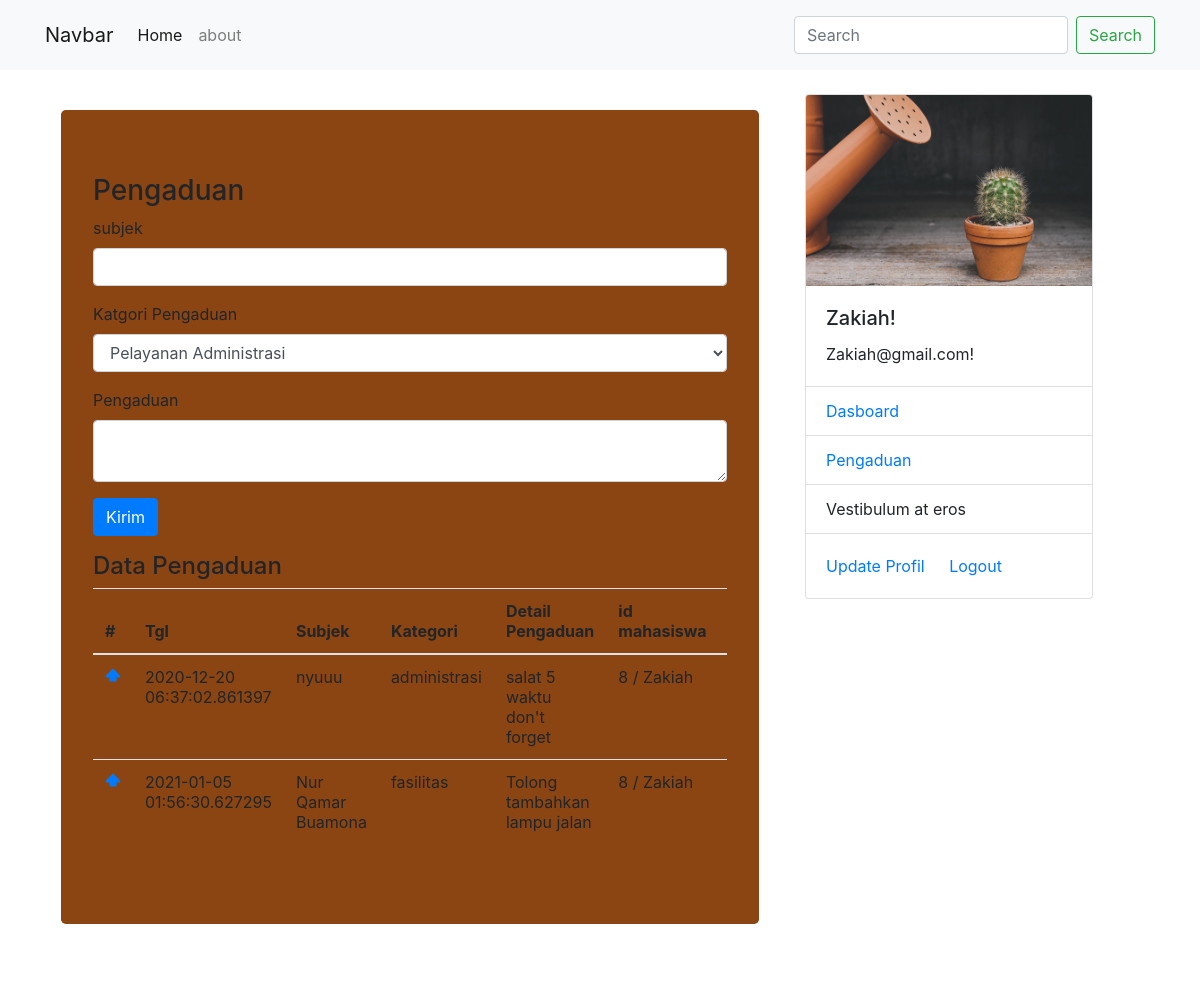
Screenshot of /pengaduan (signed in) with the database file from the repository.
### sim/models.py (models this page shows, shortened)
class Tpengaduan(db.Model):
    id= db.Column(db.Integer, primary_key=True)
    subjek= db.Column(db.String(100), nullable=False)
    kategori = db.Column(db.String(50), nullable=False)
    detail_pengaduan = db.Column(db.String(300), nullable=False)
    tgl_post = db.Column(db.DateTime, nullable=False, default=datetime.utcnow)
    mahasiswa_id = db.Column(db.Integer, db.ForeignKey('tmahasiswa.id'))

class Tmahasiswa(db.Model, UserMixin): #tambahka
    id= db.Column(db.Integer, primary_key=True)
    npm = db.Column(db.String(15), unique=True, nullable=False)
    nama = db.Column(db.String(100), nullable=False)
    email = db.Column(db.String(120), unique=True, nullable=False)
    password = db.Column(db.String(80), nullable=False)
    kelas = db.Column(db.String(20), nullable=False)
    alamat = db.Column(db.String(100), nullable=False)
    foto = db.Column(db.String(30), nullable=False, default='default.jpg')
    pengaduans = db.relationship('Tpengaduan', backref='mahasiswa', lazy=True)

### sim/mahasiswa/routes.py (the view)
@rmahasiswa.route("/pengaduan", methods=['GET', 'POST'])
@login_required
def pengaduan():
    dt_pengaduan=Tpengaduan.query.filter_by(mahasiswa_id=current_user.id)
    form=pengaduan_F()
    if form.validate_on_submit():
        add_pengaduan= Tpengaduan(subjek=form.subjek.data, kategori=form.kategori.data, detail_pengaduan=form.detail_pengaduan.data, mahasiswa=current_user)
        db.session.add(add_pengaduan)
        db.session.commit()
        flash('Data berhasil ditambahkan', 'warning')
        return redirect(url_for('rmahasiswa.pengaduan'))
    return render_template('pengaduan.html', form=form, dt_pengaduan=dt_pengaduan)

### sim/mahasiswa/forms.py
class pengaduan_F(FlaskForm):
    subjek= StringField('subjek', validators=[DataRequired()])
    kategori= SelectField(u'Katgori Pengaduan', choices=[('administrasi','Pelayanan Administrasi'), ('fasilitas','Fasilitas'), ('dosen','Dosen')], validators=[DataRequired()])
    detail_pengaduan= TextAreaField('Pengaduan', validators=[DataRequired()])
    submit=SubmitField('Kirim')

### sim/models.py (called while the page is built)
@login_manager.user_loader
def load_user(mahasiswa_id):
    return Tmahasiswa.query.get(int(mahasiswa_id))

### sim/templates/pengaduan.html (shortened to what this page needs)
{% extends "base.html" %}
{% block konten%}
<div class="jumbotron">
    <h3>Pengaduan</h3>
    <form method="POST">
          <div class="form-group">
              {{form.subjek.label(class="form-control-label")}}
              {% if form.subjek.errors %}
                  {{form.subjek(class="form-control is-invalid")}}
                  <div class="invalid-feedback">
                      {% for error in form.subjek.errors %}
                      <span>{{error}}</span>
                      {% endfor %}
                  </div>
                  {%else%}
                  {{form.subjek(class="form-control")}}
                  {%endif%}
              </div>
              <div class="form-group">
                {{form.kategori.label(class="form-control-label")}}
                {% if form.kategori.errors %}
                    {{form.kategori(class="form-control is-invalid")}}
                    <div class="invalid-feedback">
                        {% for error in form.kategori.errors %}
                        <span>{{error}}</span>
                        {% endfor %}
                    </div>
                    {%else%}
                    {{form.kategori(class="form-control")}}
                    {%endif%}
                </div>
                <div class="form-group">
                  {{form.detail_pengaduan.label(class="form-control-label")}}
                  {% if form.detail_pengaduan.errors %}
                      {{form.detail_pengaduan(class="form-control is-invalid")}}
                      <div class="invalid-feedback">
                          {% for error in form.detail_pengaduan.errors %}
                          <span>{{error}}</span>
                          {% endfor %}
                      </div>
                      {%else%}
                      {{form.detail_pengaduan(class="form-control")}}
                      {%endif%}
                  </div>
          <div class="form-group">
              {{form.submit(class="btn btn-primary")}}
          </div>
        </form>
    <h4>Data Pengaduan</h4>
    <table class="table table-responsive table-hover">
        <thead>
          <tr>
            <th scope="col">#</th>
            <th scope="col">Tgl</th>
            <th scope="col">Subjek</th>
            <th scope="col">Kategori</th>
            <th scope="col">Detail Pengaduan</th>
            <th scope="col">id mahasiswa </th>
            <th scope="col">Edit</th>
          </tr>
        </thead>
        <tbody>
         {%for data in dt_pengaduan %}
          <tr>
            <th>
             <a href="{{url_for('rmahasiswa.detail_pengaduan', ed_id=data.id)}}">
              <svg xmlns="http://www.w3.org/2000/svg" width="16" height="16" fill="currentColor" class="bi bi-shift-fill" viewBox="0 0 16 16">
                <path d="M7.27 2.047a1 1 0 0 1 1.46 0l6.345 6.77c.6.638.146 1.683-.73 1.683H11.5v3a1 1 0 0 1-1 1h-5a1 1 0 0 1-1-1v-3H1.654C.78 10.5.326 9.455.924 8.816L7.27 2.047z"/>
              </svg>
             </a>
            </th>
            <td>{{data.tgl_post}}</td>
            <td>{{data.subjek}}</td>
            <td>{{data.kategori}}</td>
            <td>{{data.detail_pengaduan}}</td>
            <td>{{data.mahasiswa_id}} / {{data.mahasiswa.nama}}</td>
            <td><a class="btn btn-outline-warning" href="{{url_for('rmahasiswa.update_pengaduan', ed_id=data.id)}}">Edit</a></td>
          </tr>
          {% endfor %}
        </tbody>
     </table>
  </div>
{% endblock%}

### sim/templates/base.html (shortened to what this page needs)
<html>
    <head>
        <link rel="stylesheet" href="{{ url_for ('static', filename="css/bootstrap.min.css")}}">
        <link rel="stylesheet" type="text/css" href="{{ url_for ('static', filename="css/style.css")}}">
    </head>
    <body>
        <nav class="navbar navbar-expand-lg navbar-light bg-light">
        <div class="container">
            <a class="navbar-brand" href="#">Navbar</a>
            <div class="collapse navbar-collapse" id="navbarSupportedContent">
              <ul class="navbar-nav mr-auto">
                <li class="nav-item active">
                  <a class="nav-link" href="{{url_for('rmahasiswa.home')}}">Home <span class="sr-only">(current)</span></a>
                </li>
                <li class="nav-item">
                  <a class="nav-link" href="{{url_for('rmahasiswa.about')}}">about</a>
                </li>
              </ul>
              <form class="form-inline my-2 my-lg-0">
                <input class="form-control mr-sm-2" type="search" placeholder="Search" aria-label="Search">
                <button class="btn btn-outline-success my-2 my-sm-0" type="submit">Search</button>
              </form>
            </div>
        </div>
        </nav>
          <div class="container mt-4">
              <div class="row">
                  <div class="col-md-8">
                      <div class="shadow p-3 mb-5 bg-white rounded">
                    {% block konten%}
                    {% endblock%}
                      </div>
                  </div>
                  <div class="col-md-4">
                      {% if current_user.is_authenticated %}
                      <div class="card" style="width: 18rem;">
                        <img src="{{url_for('static', filename='foto/' + current_user.foto)}}" class="card-img-top" alt="...">
                        <div class="card-body">
                          <h5 class="card-title">{{current_user.nama}}!</h5>
                          <p class="card-text">{{current_user.email}}!</p>
                        </div>
                        <ul class="list-group list-group-flush">
                          <li class="list-group-item"><a href="{{url_for('rmahasiswa.akunmahasiswa')}}">Dasboard</a>
                </li>
                          <li class="list-group-item"><a href="{{url_for('rmahasiswa.pengaduan')}}">Pengaduan</a></li>
                          <li class="list-group-item">Vestibulum at eros</li>
                        </ul>
                        <div class="card-body">
                          <a href="{{url_for('rmahasiswa.edit_mahasiswa')}}" class="card-link">Update Profil</a>
                          <a href="{{url_for('rmahasiswa.logout_mahasiswa')}}" class="card-link">Logout</a>
                        </div>
                      </div>
                      {% else %}
                      <h1>Menu lain</h1>
                      <li>data mahasiswa</li>
                      <li>data dosen</li>
                      {% endif %}
                  </div>
             </div>
          </div>
    </body>
</html>

### PART 16 -Lanjutan(Detail)/sim/Static/css/style.css (style rules this page uses)
.jumbotron { background-color: saddlebrown; }
nav { background-color: violet; height: 70px; width: 100%; }

### rows the page displays
Tpengaduan: tgl_post "2020-12-20 06:37:02.861397", subjek "nyuuu", kategori "administrasi", detail_pengaduan "salat 5 waktu don't forget", mahasiswa_id "8", mahasiswa.nama "Zakiah"
Tpengaduan: tgl_post "2021-01-05 01:56:30.627295", subjek "Nur Qamar Buamona", kategori "fasilitas", detail_pengaduan "Tolong tambahkan lampu jalan", mahasiswa_id "8", mahasiswa.nama "Zakiah"
Tmahasiswa: foto (placeholder picture), nama "Zakiah", email "Zakiah@gmail.com"
